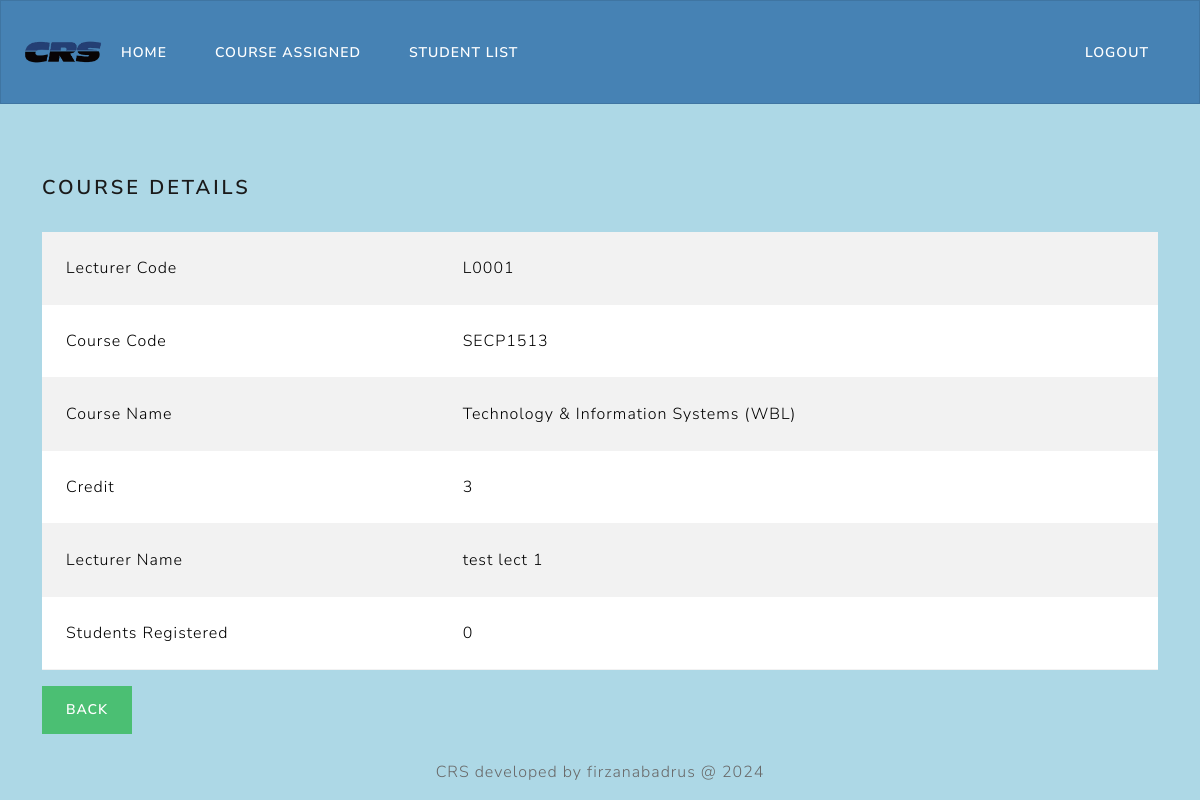
The app's page /crs/processCourseassign.php?id=SECP1513 (signed in) with its own data.
### tables this page shows
CREATE TABLE `tb_course` (
  `c_code` varchar(10) NOT NULL,
  `c_name` varchar(255) NOT NULL,
  `c_credit` int(11) NOT NULL,
  `c_lect` varchar(10) NOT NULL
);

CREATE TABLE `tb_user` (
  `u_sNo` varchar(10) NOT NULL,
  `u_pwd` varchar(255) NOT NULL,
  `u_email` varchar(30) NOT NULL,
  `u_name` varchar(50) NOT NULL,
  `u_contact` int(20) NOT NULL,
  `u_state` varchar(20) NOT NULL,
  `u_req` date DEFAULT NULL,
  `u_uType` int(11) NOT NULL,
  `verification_token` varchar(255) DEFAULT NULL,
  `is_verified` tinyint(1) DEFAULT 0
);

### crs/processCourseassign.php (the view, shortened to what this page needs)
<?php
include 'headerLecturer.php';
include 'dbconnect.php';
if(isset($_GET['id']))
{
    $course_code = $_GET['id'];
}
$sql = "SELECT tb_course.*,
               COUNT(tb_registration.r_student) AS student_count,
               tb_user.u_sNo,
               tb_user.u_name
        FROM tb_course
        LEFT JOIN tb_registration ON tb_course.c_code = tb_registration.r_course
        LEFT JOIN tb_user ON tb_course.c_lect = tb_user.u_sNo
        WHERE tb_course.c_code = '$course_code'
        GROUP BY tb_course.c_code, tb_user.u_sNo, tb_user.u_name";
$result = mysqli_query($con, $sql);
$row = mysqli_fetch_array($result);
?>
<div class="container">
  <br>
  <h4>Course Details</h4><br>
   <table class="table table-striped table-hover">
      <tr>
        <td>Lecturer Code</td>
        <td><?php echo $row['c_lect']; ?></td>
      </tr>
      <tr>
        <td>Course Code</td>
        <td><?php echo $row['c_code']; ?></td>
      </tr>
      <tr>
        <td>Course Name</td>
        <td><?php echo $row['c_name']; ?></td>
      </tr>
      <tr>
        <td>Credit</td>
        <td><?php echo $row['c_credit']; ?></td>
      </tr>
      <tr>
        <td>Lecturer Name</td>
        <td><?php echo $row['u_name']; ?></td>
      </tr>
      <tr>
        <td>Students Registered</td>
        <td><?php echo $row['student_count']; ?></td>
      </tr>
  </table>
  <a href="courseassign.php" class="btn btn-success">Back</a>
</div>
<?php include 'footer.php'; ?>

### crs/headerLecturer.php (style rules this page uses)
body { background-color: lightblue; color: black; }

### records on screen
tb_course: c_lect "L0001", c_code "SECP1513", c_name "Technology & Information Systems (WBL)", c_credit "3", c_lect.u_name "test lect 1"

### other values on screen
$row['student_count'] "0"
